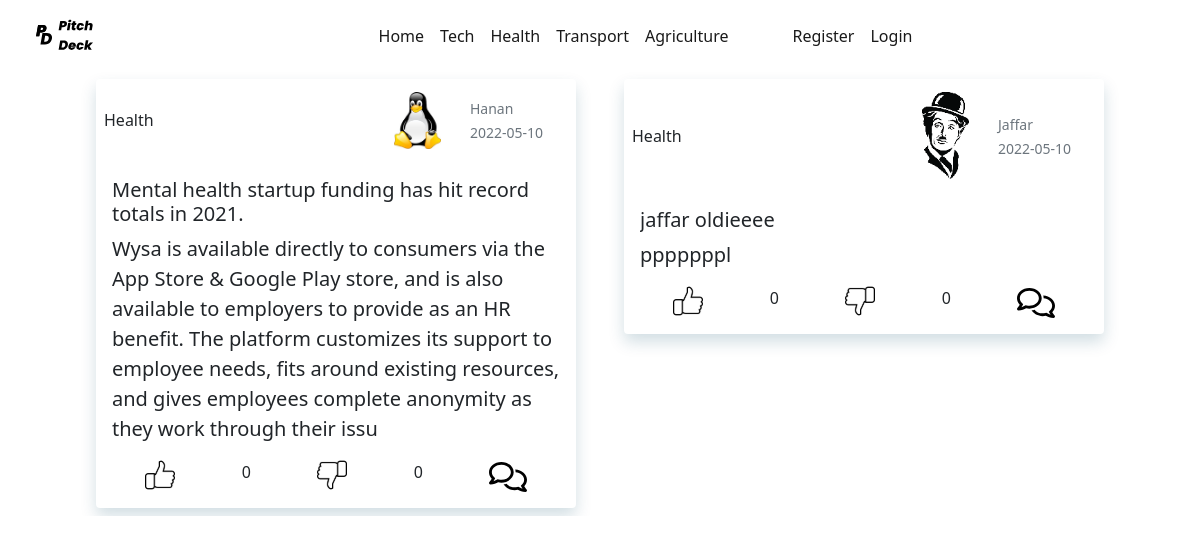
Before: /categories/Health with the older database file.
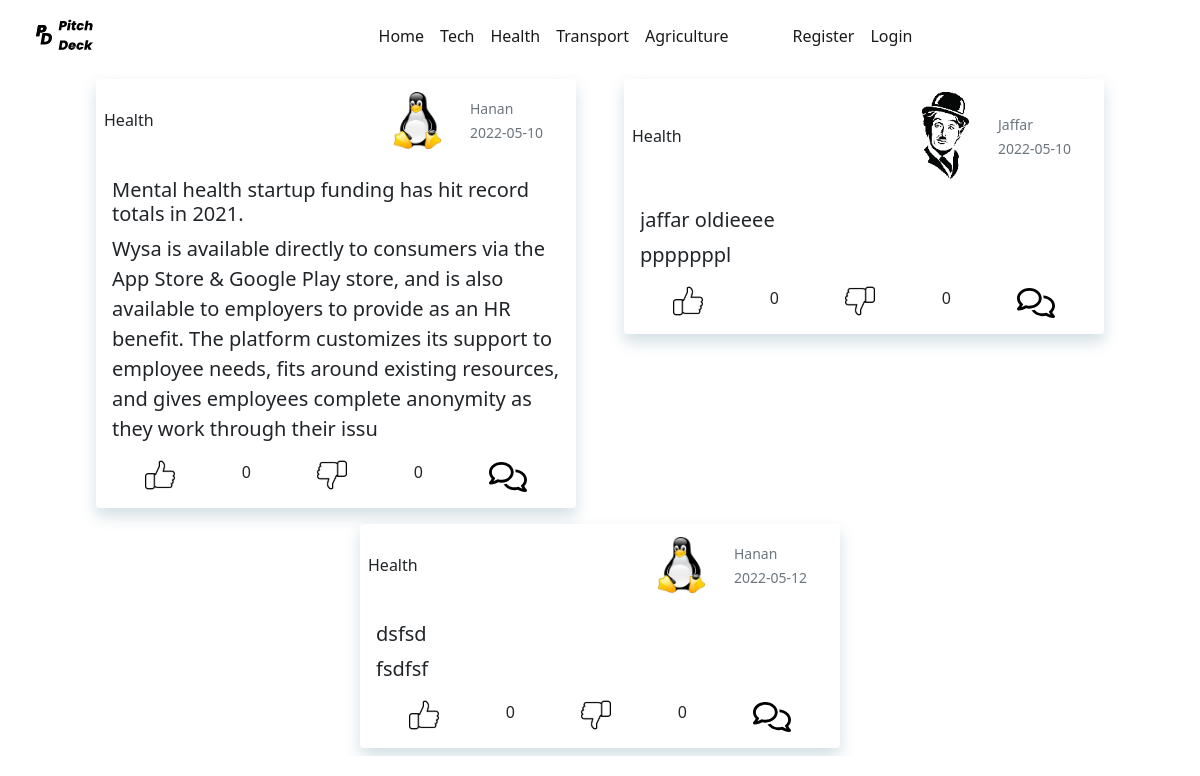
After: the same page with the newer database file.
### app/models.py (models this page shows, shortened)
class Pitch(db.Model):
    id = db.Column(db.Integer, primary_key=True)
    title = db.Column(db.String, nullable=False)
    content = db.Column(db.String, nullable=False)
    likes= db.Column(db.Integer, nullable=False,default=0)
    dislikes= db.Column(db.Integer, nullable=False,default=0)
    comments= db.Column(db.String, default='')
    category= db.Column(db.String,nullable=False)
    date_created = db.Column(db.Date, nullable=False, default=datetime.utcnow)
    user_id = db.Column(db.Integer, db.ForeignKey('user.id'), nullable=False)

class User(db.Model, UserMixin):
    id = db.Column(db.Integer, primary_key=True)
    username = db.Column(db.String, nullable=False, unique=True)
    email = db.Column(db.String, nullable=False, unique=True)
    password = db.Column(db.String, nullable=False)
    profile = db.Column(db.String, nullable=False, default='anon.png')
    pitches = db.relationship('Pitch', backref='author', lazy=True)
    otp = db.relationship('Otp', backref='user', lazy=True)

### app/pitch/routes.py (the view)
@posts.route('/categories/<category>')
def categories(category):
    pitches = Pitch.query.filter_by(category=category)
    return render_template('categories.html', pitches=pitches)

### app/templates/categories.html (shortened to what this page needs)
{% extends 'layout.html' %}
{% block body %}
<div class="container-fluid d-flex flex-wrap flex-row justify-content-center">
    {% for pitch in pitches %}
        <div class="pitches card my-2 mx-4">
              <div class="row  p-2">
                  <div class="col-md-7 mx-auto mt-auto mb-auto">
                   <p class="d-inline">{{pitch.category}}</p>
                  </div>
                <div class="col-md-2">
                    <img src="{{url_for('static', filename='/profiles/'+pitch.author.profile)}}" class="img-thumbnail img-fluid border border-white" alt="Profile picture" >
                </div>
                <div class="col-md-3 mx-auto mt-auto mb-auto text-muted">
                    <small>{{pitch.author.username}}</small>
                    <br>
                    <small>{{pitch.date_created}}</small>
                </div>
              </div>
            <div class="card-body">
              <h5 class="card-title">{{pitch.title}}</h5>
              <p class="card-text lead">{{pitch.content}}</p>
              <div class="d-flex justify-content-around">
                <a href="{{url_for('posts.likes',pitchid=pitch.id)}}"><img src="{{url_for('static',filename='/assets/like.svg')}}" alt=""></a>{{pitch.likes}}
                <a href="{{url_for('posts.dislikes',pitchid=pitch.id)}}"><img src="{{url_for('static',filename='/assets/unlike.svg')}}"  alt=""></a>{{pitch.dislikes}}
                <a  data-bs-toggle="collapse" href="#comments{{pitch.id}}" class="lead text-decoration-none">
                  <img src="{{url_for('static',filename='/assets/comment.svg')}}" height="30" alt="">
                </a>
              </div>
              </div>
          </div>
      {% endfor %}
</div>
{% endblock %}

Changed rows visible on the page:
added Pitch: category "Health", profile (picture), author.username "Hanan", date_created "2022-05-12", title "dsfsd", content "fsdfsf", likes "0", dislikes "0"
